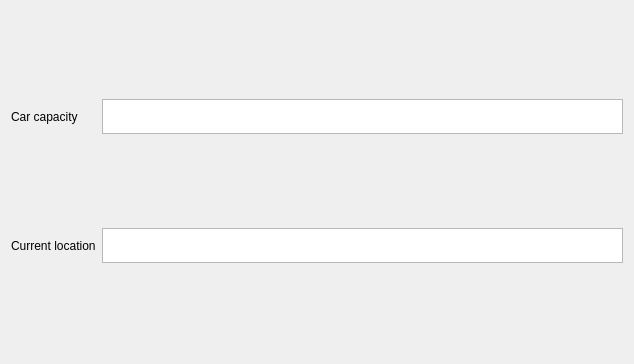
<?xml version="1.0" encoding="UTF-8"?>
<ui version="4.0">
 <class>DriversForm</class>
 <widget class="QWidget" name="DriversForm">
  <property name="geometry">
   <rect>
    <x>0</x>
    <y>0</y>
    <width>634</width>
    <height>364</height>
   </rect>
  </property>
  <property name="windowTitle">
   <string>Form</string>
  </property>
  <layout class="QGridLayout" name="gridLayout">
   <item row="1" column="0">
    <widget class="QLabel" name="label_2">
     <property name="text">
      <string>Current location</string>
     </property>
    </widget>
   </item>
   <item row="0" column="0">
    <widget class="QLabel" name="label">
     <property name="text">
      <string>Car capacity</string>
     </property>
    </widget>
   </item>
   <item row="0" column="1">
    <widget class="QTextBrowser" name="capacity">
     <property name="minimumSize">
      <size>
       <width>0</width>
       <height>35</height>
      </size>
     </property>
     <property name="maximumSize">
      <size>
       <width>16777215</width>
       <height>35</height>
      </size>
     </property>
    </widget>
   </item>
   <item row="1" column="1">
    <widget class="QTextBrowser" name="location">
     <property name="minimumSize">
      <size>
       <width>0</width>
       <height>35</height>
      </size>
     </property>
     <property name="maximumSize">
      <size>
       <width>16777215</width>
       <height>35</height>
      </size>
     </property>
    </widget>
   </item>
  </layout>
 </widget>
 <resources/>
 <connections/>
</ui>
